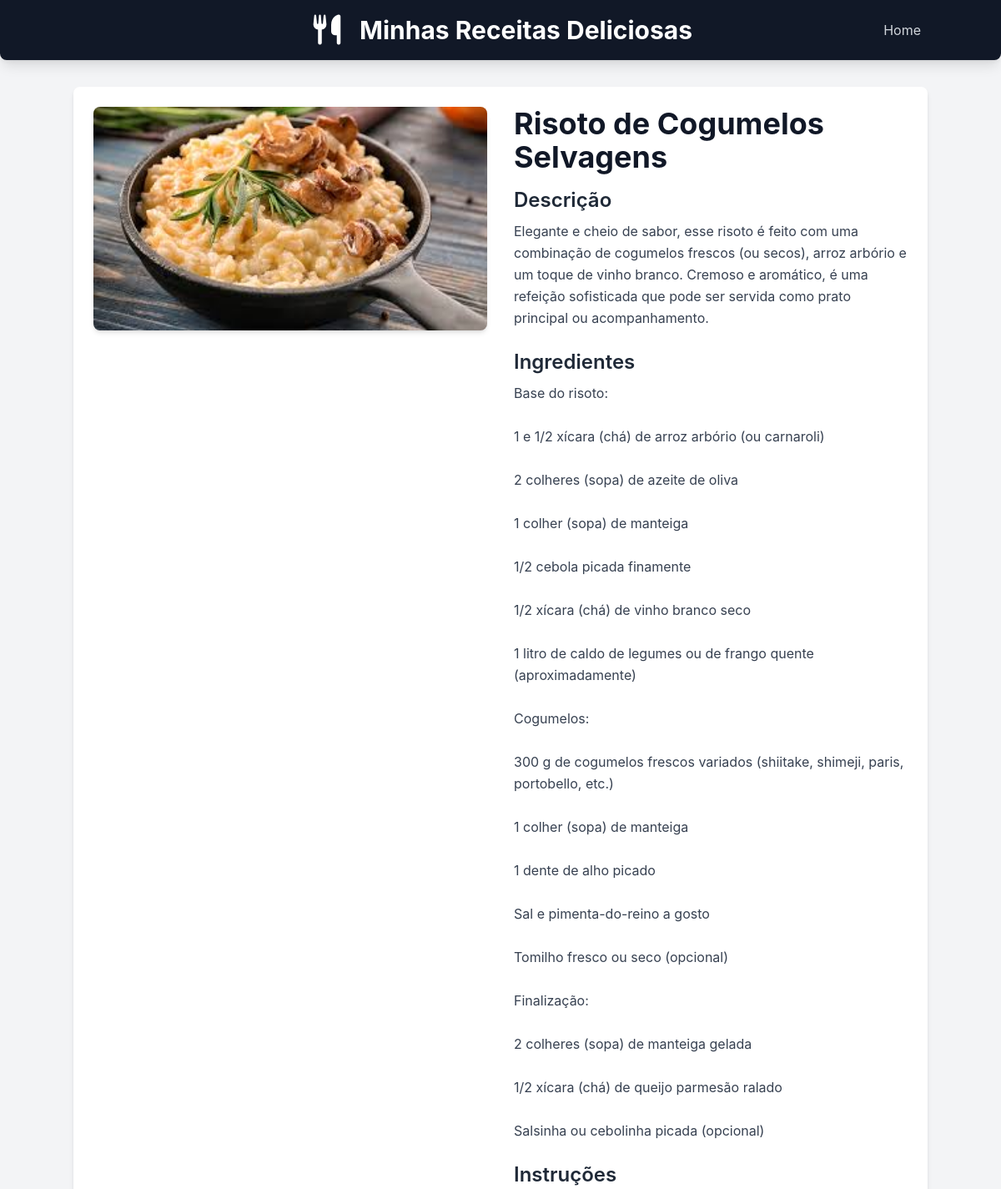
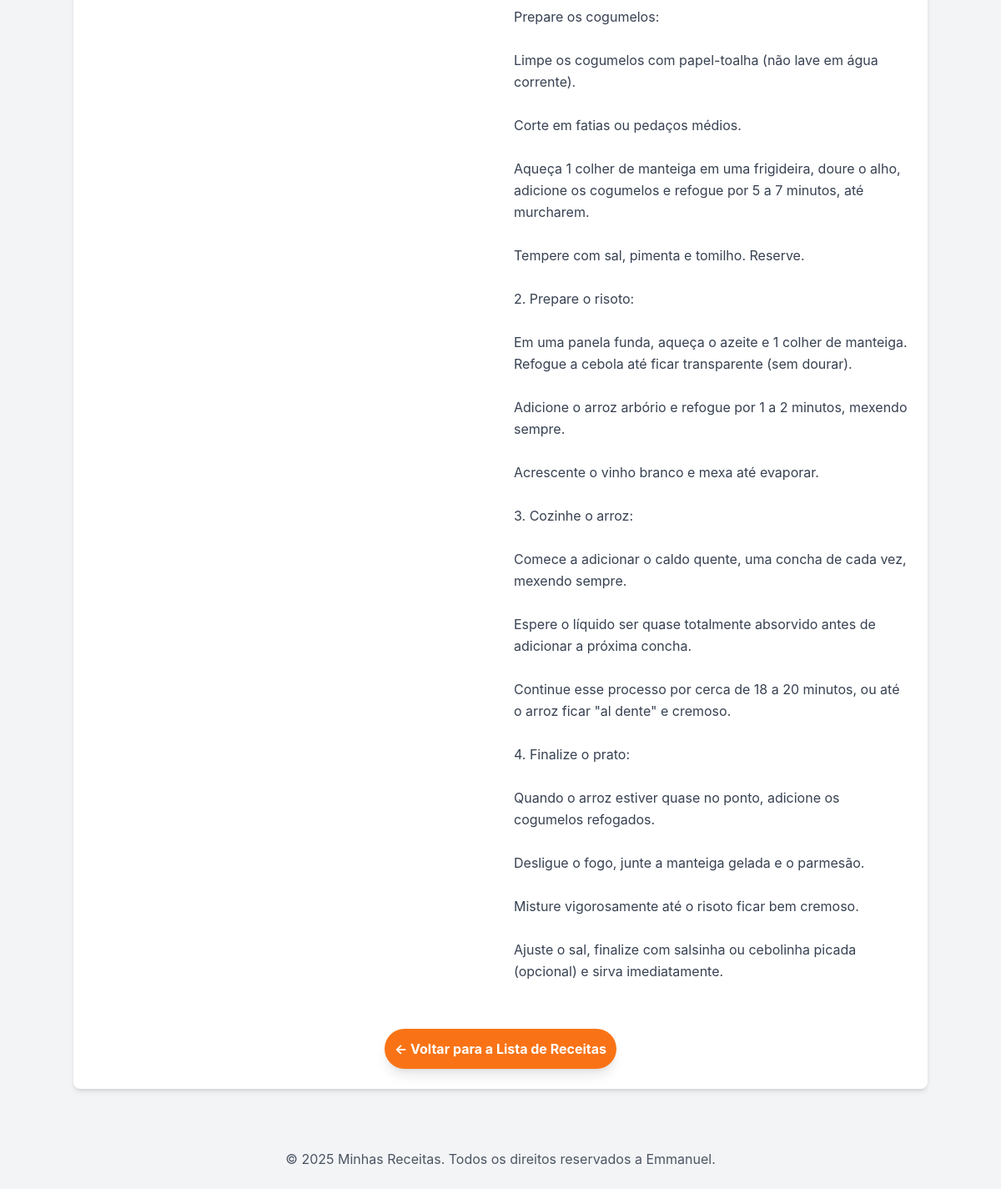
The page /receitas/receita/6/ on the database as committed earlier (2 pictures, top to bottom).
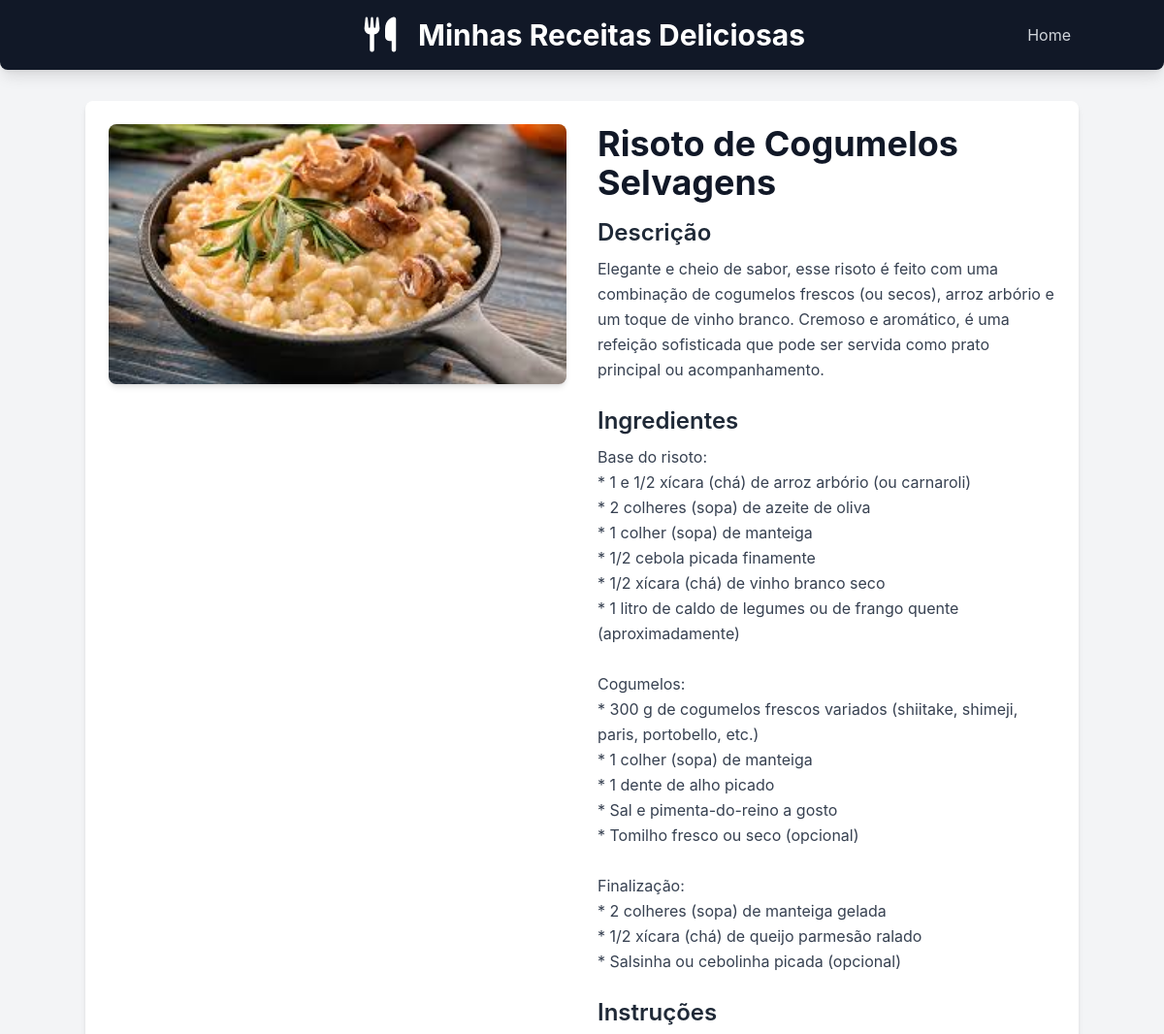
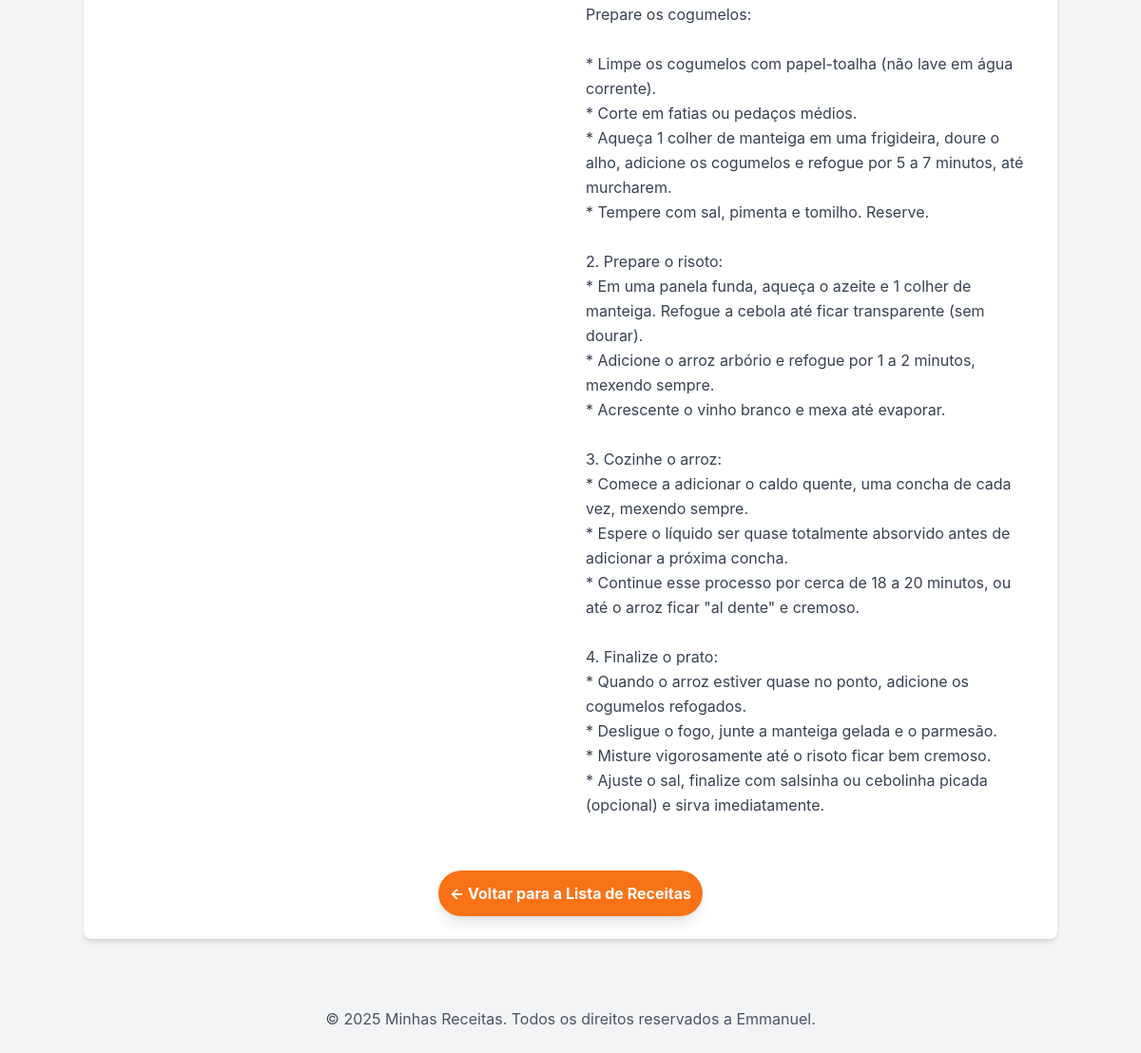
The same page on the database as committed later (2 pictures, top to bottom).
### receitas/models.py (models this page shows, shortened)
class Receita(models.Model):
    CATEGORIAS =[
        ('comida','Comida'),
        ('sobremesa','Sobremesa'),
        ('drink','Drink'),
    ]
    title = models.CharField("Título", max_length=200)
    description = models.TextField("Descrição")
    ingredients = models.TextField("Ingredientes")
    instructions = models.TextField("Modo de preparo")
    image = models.ImageField("Imagem", upload_to='receitas/images/', blank=True, null=True)
    categoria = models.CharField("Categoria", max_length=20, choices=CATEGORIAS, default='comida')
    created_at = models.DateTimeField(auto_now_add=True)
    updated_at = models.DateTimeField(auto_now=True)
    class Meta:
        verbose_name = "Receita"
        verbose_name_plural = "Receitas"
        ordering = ['-created_at'] #ordena as receitas pela data de criação (mais novas primeiro)

### receitas/views.py (the view)
# urls.py: path('receita/<int:id>/', views.receita_detail, name='receita_detail'),
def receita_detail(request, id):
    receita = get_object_or_404(Receita, pk=id)
    return render(request, 'receitas/receita_detail.html', {'receita': receita})

### receitas/templates/receitas/receita_detail.html (shortened to what this page needs)
{% extends "receitas/base.html"%}
{% block content %}
<div class="flex flex-col md:flex-row gap-8">
    {% if receita.image %}
    <div class="md:w-1/2">
        <img src="{{receita.image.url}}" alt="[Imagem de {{receita.title}}]"
            class="w-full h-auto object-cover rounded-lg shadow-md">
    </div>
    {% endif %}
    <div class="md:w-1/2">
        <h2 class="text-4xl font-bold text-gray-900 mb-4">{{receita.title}}</h2>
        <h3 class="text-2xl font-semibold text-gray-800 mb-2">Descrição</h3>
        <p class="text-gray-700 mb-6 leading-relaxed">{{receita.description}}</p>
        <h3 class="text-2xl font-semibold text-gray-800 mb-2">Ingredientes</h3>
        <p class="text-gray-700 mb-6 leading-relaxed whitespace-pre-wrap">{{receita.ingredients}}</p>
        <h3 class="text-2xl font-semibold text-gray-800 mb-2">Instruções</h3>
        <p class="text-gray-700 mb-6 leading-relaxed whitespace-pre-wrap">{{receita.instructions}}</p>
    </div>
</div>
<div class="mt-8 text-center">
    <a href="{% url 'home' %}"
        class="inline-block bg-orange-500 hover:bg-orange-600 text-white font-bold py-3 px-3 rounded-full transition duration-300 ease-in-out shadow-lg">
        &larr; Voltar para a Lista de Receitas
    </a>
</div>
{%endblock%}

Rows that differ between the two databases and show on the page:
changed Receita "Risoto de Cogumelos Selvagens": ingredients "Base do risoto: 1 e 1/2 xícara (chá) de arroz arbório (ou carnaroli) 2 colheres (sopa) de azeite de oliva 1 colher (sopa) de manteiga 1/2 cebola picada finamente 1/2 xícara (chá) de vinho branco seco 1 litro de caldo de legumes ou de frango quente (aproximadamente) Cogumelos: 300 g de cogumelos frescos variados (shiitake, shimeji, paris, portobello, etc.) 1 colher (sopa) de manteiga 1 dente de alho picado Sal e pimenta-do-reino a gosto Tomilho fresco ou seco (opcional) Finalização: 2 colheres (sopa) de manteiga gelada 1/2 xícara (chá) de queijo parmesão ralado Salsinha ou cebolinha picada…" → "Base do risoto: * 1 e 1/2 xícara (chá) de arroz arbório (ou carnaroli) * 2 colheres (sopa) de azeite de oliva * 1 colher (sopa) de manteiga * 1/2 cebola picada finamente * 1/2 xícara (chá) de vinho branco seco * 1 litro de caldo de legumes ou de frango quente (aproximadamente) Cogumelos: * 300 g de cogumelos frescos variados (shiitake, shimeji, paris, portobello, etc.) * 1 colher (sopa) de manteiga * 1 dente de alho picado * Sal e pimenta-do-reino a gosto * Tomilho fresco ou seco (opcional) Finalização: * 2 colheres (sopa) de manteiga gelada * 1/2 xícara (chá) de queijo parmesão ralado * Salsinha ou cebolinha picada…"; instructions "Prepare os cogumelos: Limpe os cogumelos com papel-toalha (não lave em água corrente). Corte em fatias ou pedaços médios. Aqueça 1 colher de manteiga em uma frigideira, doure o alho, adicione os cogumelos e refogue por 5 a 7 minutos, até murcharem. Tempere com sal, pimenta e tomilho. Reserve. 2. Prepare o risoto: Em uma panela funda, aqueça o azeite e 1 colher de manteiga. Refogue a cebola até ficar transparente (sem dourar). Adicione o arroz arbório e refogue por 1 a 2 minutos, mexendo sempre. Acrescente o vinho branco e mexa até evaporar. 3. Cozinhe o arroz: Comece a adicionar o caldo quente, uma concha de cada vez, mexendo sempre. Espere o líquido ser quase totalmente absorvido antes de…" → "Prepare os cogumelos: * Limpe os cogumelos com papel-toalha (não lave em água corrente). * Corte em fatias ou pedaços médios. * Aqueça 1 colher de manteiga em uma frigideira, doure o alho, adicione os cogumelos e refogue por 5 a 7 minutos, até murcharem. * Tempere com sal, pimenta e tomilho. Reserve. 2. Prepare o risoto: * Em uma panela funda, aqueça o azeite e 1 colher de manteiga. Refogue a cebola até ficar transparente (sem dourar). * Adicione o arroz arbório e refogue por 1 a 2 minutos, mexendo sempre. * Acrescente o vinho branco e mexa até evaporar. 3. Cozinhe o arroz: * Comece a adicionar o caldo quente, uma concha de cada vez, mexendo sempre. * Espere o líquido ser quase totalmente…"
